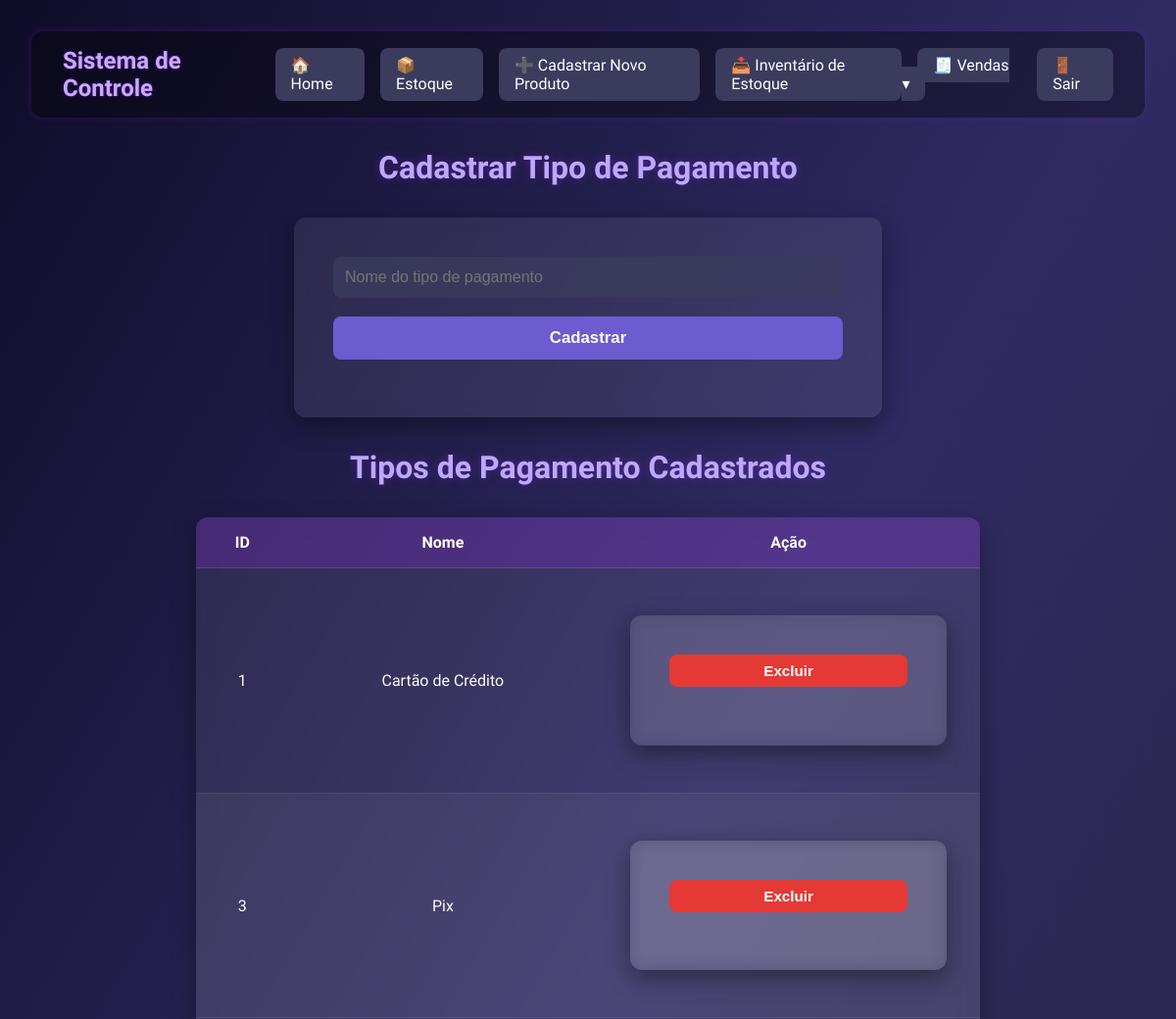
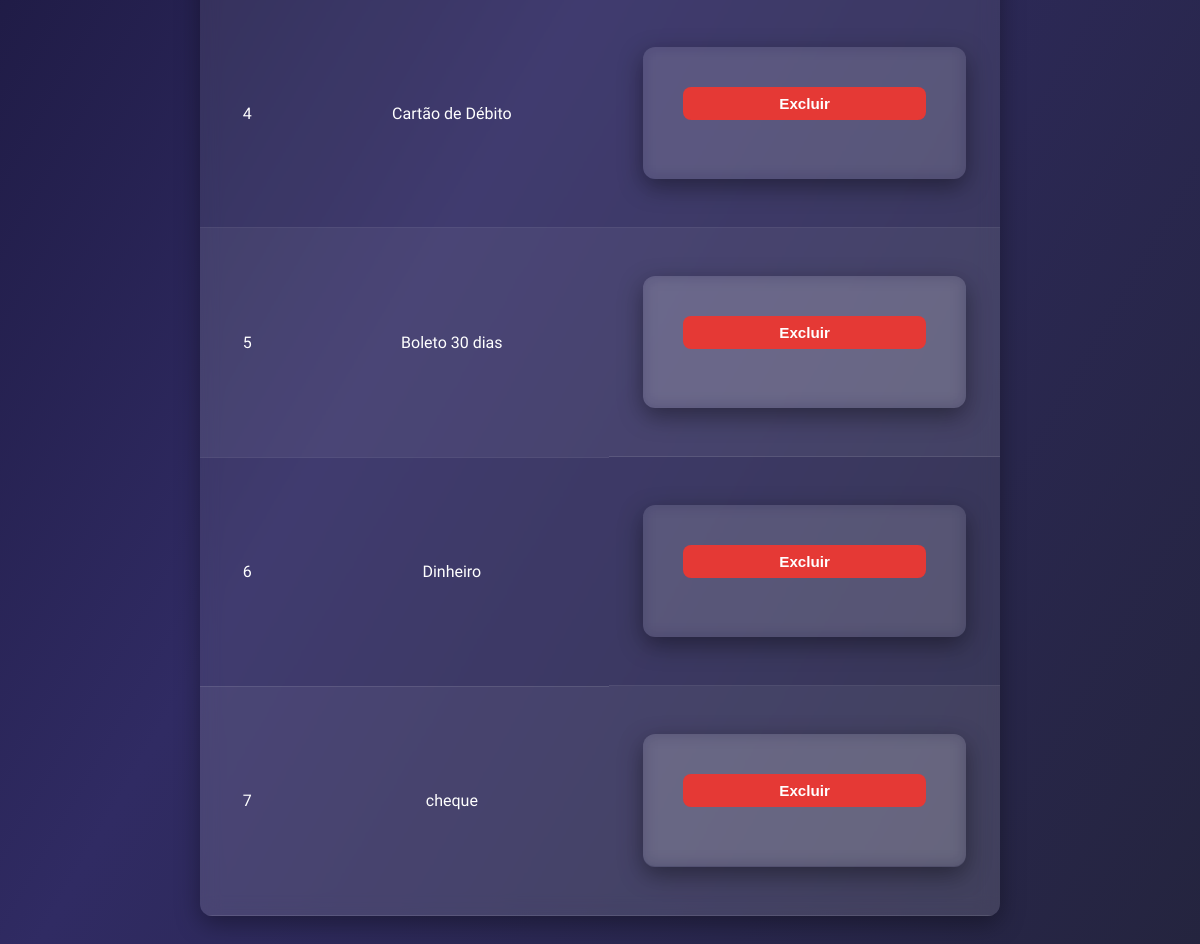
The page /cadastrar-pagamento (signed in) on the database its author committed (2 pictures, top to bottom).
### models.py (models this page shows, shortened)
class TipoPagamento(db.Model):
    __tablename__ = 'tipo_pagamento'
    id = db.Column(db.Integer, primary_key=True, autoincrement=True)
    nome = db.Column(db.String(255), nullable=False, unique=True)
    vendas = db.relationship('Venda', backref='tipo_pagamento', lazy=True)

### routes.py (the view, shortened to what this page needs)
    @app.route('/cadastrar-pagamento', methods=['GET', 'POST'])
    def cadastrar_pagamento():
        if 'usuario' not in session:
            return redirect(url_for('login_view'))
        tipos_pagamento = TipoPagamento.query.all()
        return render_template('cadastrar_pagamento.html', tipos_pagamento=tipos_pagamento)

### templates/cadastrar_pagamento.html (shortened to what this page needs)
<!DOCTYPE html>
<html lang="pt-br">
{% extends 'base.html' %}
{% block content %}
<link rel="stylesheet" href="{{ url_for('static', filename='css/tipo_pagamento.css') }}">
<h2>Cadastrar Tipo de Pagamento</h2>
<form method="POST">
    <input type="text" name="nome" placeholder="Nome do tipo de pagamento" required>
    <button type="submit">Cadastrar</button>
</form>
<h2>Tipos de Pagamento Cadastrados</h2>
{% if tipos_pagamento %}
<table>
    <thead>
        <tr>
            <th>ID</th>
            <th>Nome</th>
            <th>Ação</th>
        </tr>
    </thead>
    <tbody>
        {% for tipo in tipos_pagamento %}
        <tr>
            <td>{{ tipo.id }}</td>
            <td>{{ tipo.nome }}</td>
            <td class="acoes">
                <form method="POST" action="{{ url_for('excluir_tipo_pagamento', tipo_id=tipo.id) }}" class="form-excluir">
                    <button type="submit" class="botao excluir" onclick="return confirm('Deseja realmente excluir este tipo de pagamento?')">Excluir</button>
                </form>
            </td>
        </tr>
        {% endfor %}
    </tbody>
</table>
{% else %}
    <p style="text-align: center;">Nenhum tipo de pagamento cadastrado.</p>
{% endif %}
{% endblock %}

### static/css/base.css (style rules this page uses)
:root { --color-bg: linear-gradient(120deg, #0f0c29, #302b63, #24243e); --color-card-bg: rgba(255, 255, 255, 0.08); --color-card-hover: rgba(255, 255, 255, 0.15); --color-text-primary: #b58eff; --color-shadow: rgba(0, 0, 0, 0.4); --border-radius: 12px; --transition-speed: 0.3s; --padding-container: 2rem; }
* { margin: 0; padding: 0; box-sizing: border-box; }
body { font-family: 'Orbitron', sans-serif; background: var(--color-bg); color: #fff; min-height: 100vh; padding: var(--padding-container); }
h1, h2, h3, h4, h5, h6 { color: var(--color-text-primary); text-shadow: 0 0 1px var(--color-text-primary), 0 0 3px rgba(181, 142, 255, 0.7), 0 0 6px rgba(181, 142, 255, 0.5); }
table { border-collapse: collapse; background: var(--color-card-bg); backdrop-filter: blur(10px); border-radius: var(--border-radius); overflow: hidden; box-shadow: 0 0 15px var(--color-shadow); width: 80%; margin: 0 auto; transition: transform var(--transition-speed), box-shadow var(--transition-speed), background var(--transition-speed); }
th, td { padding: 1rem; text-align: center; }
th { background-color: rgba(138, 43, 226, 0.3); }
tr:nth-child(even) { background-color: rgba(255, 255, 255, 0.05); }
td { border-bottom: 1px solid rgba(255, 255, 255, 0.1); }

### static/css/tipo_pagamento.css (style rules this page uses)
h2 { text-align: center; margin-bottom: 2rem; font-size: 2rem; color: #bca8ff; text-shadow: 0 0 10px rgba(138, 43, 226, 0.4); font-weight: 600; }
form { background-color: rgba(255, 255, 255, 0.08); padding: 2.5rem; border-radius: 12px; width: 90%; max-width: 600px; margin: 2rem auto; box-shadow: 0 8px 25px rgba(0, 0, 0, 0.4); backdrop-filter: blur(8px); transition: all 0.3s ease; }
input, button { display: block; width: 100%; margin-bottom: 1.2rem; padding: 0.75rem; border: none; border-radius: 8px; font-size: 1rem; transition: all 0.3s ease; }
input { background-color: rgba(58, 58, 92, 0.9); color: #f1f1f1; }
button { background-color: #6d5bd0; color: white; font-weight: bold; cursor: pointer; font-size: 1.05rem; transition: background-color 0.3s ease, transform 0.2s ease; }
table { width: 95%; max-width: 800px; margin: 2rem auto; border-collapse: collapse; background-color: rgba(255, 255, 255, 0.08); border-radius: 12px; overflow: hidden; box-shadow: 0 8px 25px rgba(0, 0, 0, 0.35); }
th, td { padding: 1rem; text-align: center; border-bottom: 1px solid rgba(255, 255, 255, 0.1); font-size: 1rem; }
th { background-color: rgba(138, 43, 226, 0.25); }
.acoes { display: flex; justify-content: center; gap: 0.5rem; }
.botao.excluir { background-color: #e53935; color: white; padding: 0.5rem 1rem; border-radius: 8px; border: none; cursor: pointer; font-weight: bold; font-size: 0.95rem; transition: background-color 0.3s ease, transform 0.2s ease; }

### rows shown on the page
TipoPagamento: id "1", nome "Cartão de Crédito"
TipoPagamento: id "3", nome "Pix"
TipoPagamento: id "4", nome "Cartão de Débito"
TipoPagamento: id "5", nome "Boleto 30 dias"
TipoPagamento: id "6", nome "Dinheiro"
TipoPagamento: id "7", nome "cheque"
